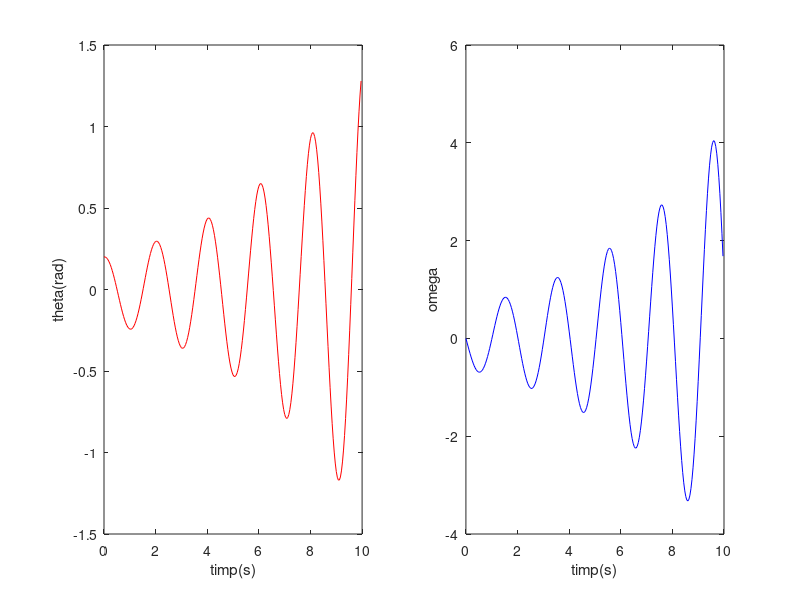

MATLAB code for this plot:
% Pendulul matematic - metoda Euler

clear;
clc;

length = 1; %lungime pendul in metri
g = 9.8; 
npoints = 250;
dt = 0.04;
omega = zeros(npoints,1);
theta = zeros(npoints,1);
time = zeros(npoints,1);
theta(1) = 0.2; %cond. initiala deplasare
for step = 1:npoints-1
  omega(step+1) = omega(step) - (g/length)*theta(step)*dt;
  theta(step+1) = theta(step) + omega(step)*dt;
%   theta(step+1) = theta(step) + omega(step+1)*dt; % Euler_Cromer
  time(step+1) = time(step) + dt;
  end

  subplot(1,2,1);
  plot(time,theta,'r');
  xlabel('timp(s)');
  ylabel('theta(rad)');
  
  subplot(1,2,2);
  plot(time,omega,'b');
  xlabel('timp(s)');
  ylabel('omega');